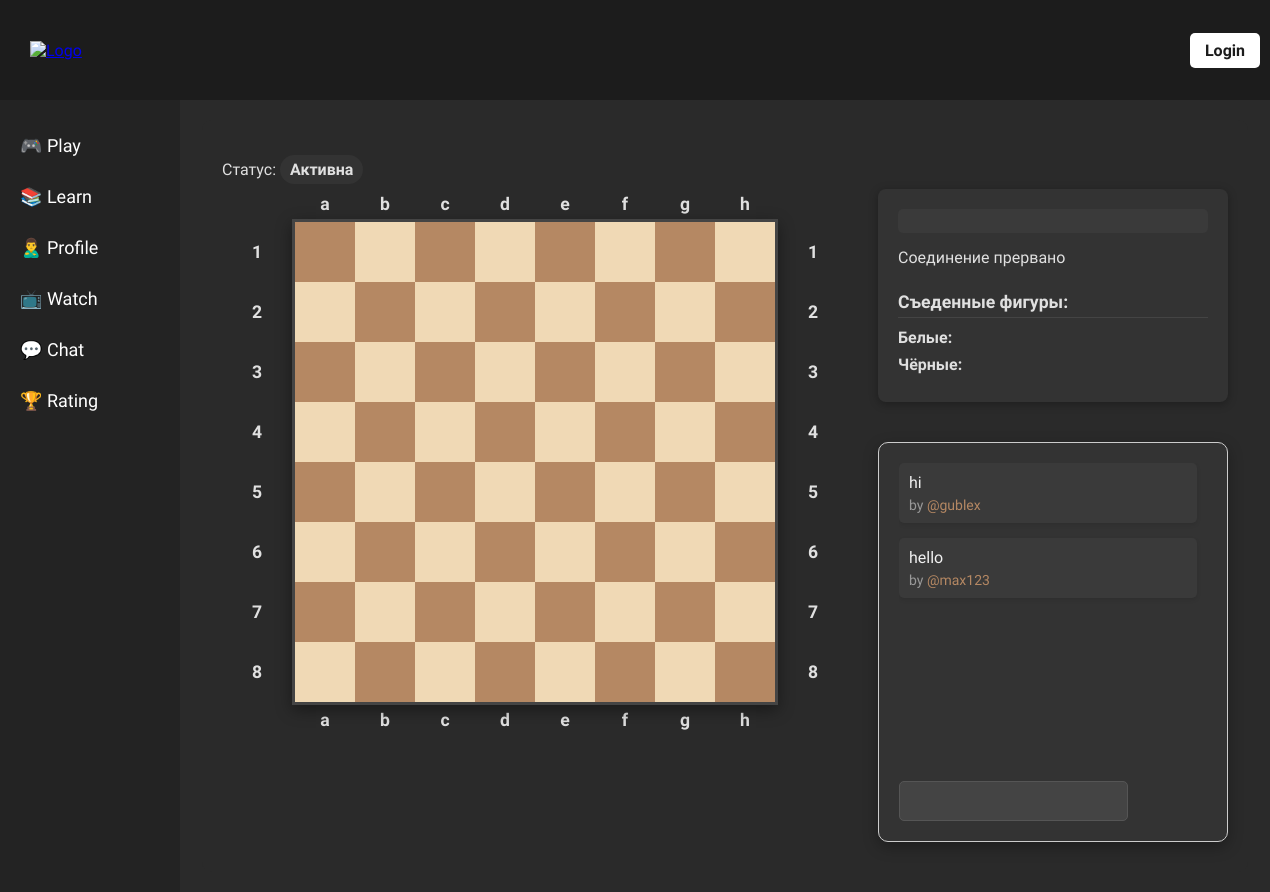
Page /game/19/ on the committed database.
### baseapp/models.py (models this page shows, shortened)
class Message(models.Model):
    room = models.ForeignKey(Room, on_delete=models.CASCADE, related_name='messages')
    user = models.ForeignKey(User, on_delete=models.CASCADE, related_name='messages')
    text = models.TextField()
    created_at = models.DateTimeField(auto_now_add=True)
    class Meta:
        ordering = ['-created_at']

### baseapp/views.py (the view)
# urls.py: path('game/<str:pk>/', views.gamePage, name="game"),
def gamePage(request,pk):
    game = Game.objects.get(id=pk)
    context = {'game': game}
    if not game.is_active:
        return render(request, 'baseapp/game_page_result.html', context)
    room = game.room
    room_messages = room.messages.order_by('created_at')
    player1_rating = Rating.objects.get_or_create(user=game.player1)[0]
    player2_rating = Rating.objects.get_or_create(user=game.player2)[0] if game.player2 else None
    context = {'game': game, 'room' : room, 'room_messages': room_messages, "player1_rating":player1_rating, 'player2_rating': player2_rating}
    return render(request, 'baseapp/game_page2.html', context)

### baseapp/templates/baseapp/game_page2.html (shortened to what this page needs)
{% extends 'main.html' %}
{% load static %}
{% block content %}
<div id="chess-game" data-game_id="{{ game.id }}">
<div class="chess-game-container">
    <div class="player-info opponent-info">
        <div class="game-status">
            Статус: <span class="status-badge">{% if game.is_active %}Активна{% else %}Завершена{% endif %}</span>
        </div>
    </div>
    <div class="chess-layout">
        <div class="chess-main">
            <div class="board-letters" id="top-letters">
                {% for letter in 'abcdefgh' %}
                <span class="board-coord">{{ letter }}</span>
                {% endfor %}
            </div>
            <div class="board-center">
                <div class="board-numbers" id="left-numbers">
                    {% for number in '12345678' %}
                    <span class="board-coord">{{ number }}</span>
                    {% endfor %}
                </div>
                <div class="chess-board-wrapper">
                    <div class="chess-board" id="chess-board">
                    </div>
                </div>
                <div class="board-numbers" id="right-numbers">
                    {% for number in '12345678' %}
                    <span class="board-coord">{{ number }}</span>
                    {% endfor %}
                </div>
            </div>
            <div class="board-letters" id="bottom-letters">
                {% for letter in 'abcdefgh' %}
                <span class="board-coord">{{ letter }}</span>
                {% endfor %}
            </div>
        </div>
        <div class="right-sidebar">
            <div class="game-controls">
                <div class="current-turn" id="current-player"></div>
                <div class="game-state" id="game-status"></div>
                <div class="captured-pieces-container">
                    <div class="captured-title">Съеденные фигуры:</div>
                    <div class="captured-white">
                        <span class="captured-label">Белые:</span>
                    </div>
                    <div class="captured-black">
                        <span class="captured-label">Чёрные:</span>
                    </div>
                </div>
            </div>
            <div class="message-block-container">
                {% include 'baseapp/message_block.html' %}
            </div>
        </div>
    </div>
</div>
</div>
{% endblock %}

### baseapp/templates/baseapp/message_block.html (shortened to what this page needs)
<div class="chat-container">
    <div class="messages" id="messages_block">
        {% for message in room_messages %}
        <div class="message">
            <div class="text">{{ message.text }}</div>
            <div class="author">@{{ message.user }}</div>
        </div>
        {% endfor %}
    </div>
    <div class="form-container" >
        <form id="form">
            <input type="text" name="message" />
        </form>
    </div>
</div>

### templates/main.html (style rules this page uses)
body { font-family: 'Titillium Web', sans-serif; background-color: #f0f4f8; margin: 0; padding: 0; display: flex; flex-direction: column; height: 100vh; width: 100%; overflow-x: hidden; }

### baseapp/templates/baseapp/message_block.html (style rules this page uses)
.chat-container { width: 100%; max-width: 500px; height: 300px; margin: 10px auto; padding: 20px; border: 1px solid #ccc; border-radius: 10px; background-color: #f9f9f9; box-sizing: border-box; display: flex; flex-direction: column; overflow-y: auto; }
.messages { flex-grow: 1; overflow-y: auto; padding-right: 10px; max-height: 250px; }
.message { margin-bottom: 15px; padding: 10px; border-radius: 5px; background-color: #fff; box-shadow: 0 2px 4px rgba(0, 0, 0, 0.1); }
.message .text { font-size: 16px; color: #333; }
.message .author { font-size: 14px; color: #777; margin-top: 5px; }
.message .author::before { content: "by "; color: #999; }
.form-container { display: flex; align-items: center; gap: 10px; margin-top: 10px; }
.form-container input[type="text"] { flex-grow: 1; padding: 10px; border: 1px solid #ccc; border-radius: 5px; font-size: 16px; }

### baseapp/templates/baseapp/game_page2.html (style rules this page uses)
.chess-game-container { max-width: auto; padding: 20px; background-color: #2a2a2a; border-radius: 10px; color: #e0e0e0; }
.player-info { display: flex; gap: 30px; flex-wrap: wrap; margin: 20px 0; justify-content: left; align-items: left; }
.opponent-info { margin-bottom: 10px; }
.game-status { align-self: center; color: #e0e0e0; }
.status-badge { background-color: #333; padding: 5px 10px; border-radius: 15px; font-weight: bold; color: #e0e0e0; }
.chess-layout { display: flex; flex-direction: row; gap: 30px; align-items: flex-start; }
.chess-main { display: flex; flex-direction: column; align-items: center; }
.board-center { display: flex; align-items: center; }
.chess-board-wrapper { position: relative; }
.board-letters { display: flex; justify-content: space-around; width: 480px; margin: 5px 0; font-weight: bold; user-select: none; color: #e0e0e0; font-size: 1.1em; }
.board-numbers { display: flex; flex-direction: column; justify-content: space-around; height: 480px; margin: 0 5px; font-weight: bold; user-select: none; color: #e0e0e0; font-size: 1.1em; }
.board-coord { display: inline-block; width: 60px; text-align: center; }
.chess-board { display: grid; grid-template-columns: repeat(8, 60px); grid-template-rows: repeat(8, 60px); border: 3px solid #444; box-shadow: 0 5px 15px rgba(0, 0, 0, 0.4); }
.right-sidebar { display: flex; flex-direction: column; gap: 30px; min-width: 350px; }
.game-controls { padding: 20px; background-color: #333; border-radius: 8px; box-shadow: 0 2px 10px rgba(0, 0, 0, 0.3); color: #e0e0e0; }
.current-turn { font-size: 1.3em; font-weight: bold; padding: 12px; margin-bottom: 15px; text-align: center; border-radius: 5px; background-color: #3a3a3a; }
.captured-pieces-container { margin-top: 25px; }
.captured-title { font-weight: bold; margin-bottom: 10px; padding-bottom: 5px; border-bottom: 1px solid #444; font-size: 1.1em; }
.captured-white, .captured-black { display: flex; align-items: center; margin: 8px 0; }
.captured-label { min-width: 70px; font-weight: bold; }
.message-block-container { width: 100%; }
.chat-container { width: 100%; height: 400px; padding: 20px; border-radius: 10px; background-color: #333; box-shadow: 0 5px 15px rgba(0, 0, 0, 0.3); color: #e0e0e0; box-sizing: border-box; display: flex; flex-direction: column; }
.messages { flex-grow: 1; overflow-y: auto; padding-right: 10px; margin-bottom: 15px; }
.message { margin-bottom: 15px; padding: 10px; border-radius: 5px; background-color: #3a3a3a; box-shadow: 0 2px 4px rgba(0, 0, 0, 0.1); }
.message .text { font-size: 16px; color: #f0f0f0; }
.message .author { font-size: 14px; color: #b58863; margin-top: 5px; }
.message .author::before { content: "by "; color: #999; }
.form-container { display: flex; align-items: center; gap: 10px; margin-top: auto; }
.form-container input[type="text"] { flex-grow: 1; padding: 10px; border: 1px solid #555; border-radius: 5px; font-size: 16px; background-color: #444; color: #f0f0f0; }

### rows in the picture
Message: text "hi", user "gublex"
Message: text "hello", user "max123"

### other values in the picture
{{ number }} "1" "2" "3" "4" "5" "6" "7" "8"
{{ letter }} "a" "b" "c" "d" "e" "f" "g" "h"
